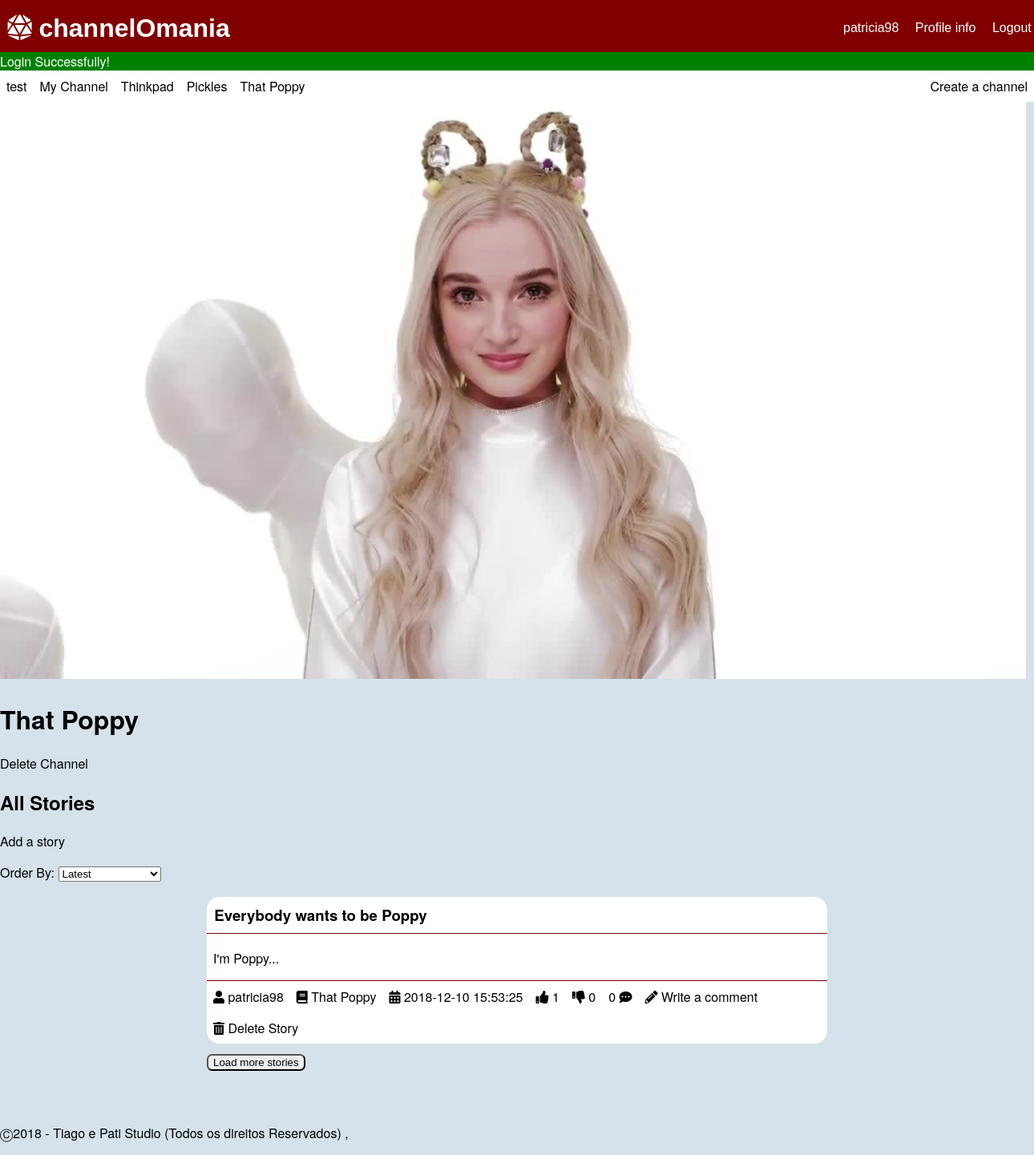
The app's page /pages/channel.php?channelId=5 (signed in) with its own data.
### tables this page shows
CREATE TABLE "channel" (
	"ID"	INTEGER NOT NULL,
	"name"	TEXT NOT NULL,
	"coverImage"	TEXT,
	"author"	INTEGER NOT NULL,
	FOREIGN KEY("author") REFERENCES "user"("ID") ON DELETE Cascade ON UPDATE No Action,
	PRIMARY KEY("ID")
);

CREATE TABLE "story" (
	"storyID"	INTEGER NOT NULL,
	"title"	TEXT NOT NULL,
	"content"	TEXT NOT NULL,
	"upvotes"	INTEGER NOT NULL DEFAULT 0,
	"downvotes"	INTEGER NOT NULL DEFAULT 0,
	"author"	INTEGER NOT NULL,
	"date"	TEXT NOT NULL,
	"channel"	INTEGER NOT NULL,
	"image"	TEXT,
	PRIMARY KEY("storyID"),
	FOREIGN KEY("channel") REFERENCES "channel"("ID") ON DELETE Cascade ON UPDATE No Action,
	FOREIGN KEY("author") REFERENCES "user"("ID") ON DELETE Cascade ON UPDATE No Action
);

CREATE TABLE 'user'
(
	'ID' INTEGER NOT NULL PRIMARY KEY AUTOINCREMENT,
	'username' TEXT NOT NULL,
	'email' TEXT NOT NULL,
	'password' TEXT NOT NULL,
	'birth' TEXT ,
	'profilePic' TEXT,
	CONSTRAINT 'username' UNIQUE ('username')
);

### pages/channel.php (called while the page is built, shortened)
<?php
  include_once('../database/db_list.php');
  include_once('../database/db_user.php');
  include_once('../templates/tpl_common.php');
  include_once('../templates/tpl_channel.php');
  $channel = getStoriesByChannel($_GET['channelId']);
  draw_channel($channel);
?>

### database/db_list.php (called while the page is built, shortened)
<?php
function getStoriesByChannel($channelID,$sort='',$offset=0,$limit=5) {
  switch($sort){
    default:
      $order = 'storyID DESC';
      break;
  }
  $db = Database::instance()->db();
  $stmt = $db->prepare('SELECT *,(SELECT COUNT(*) FROM comment WHERE comment.story == storyID) AS n_comments,channel.name AS channelName FROM story INNER JOIN user ON user.ID == story.author INNER JOIN channel ON channel.ID == story.channel  WHERE story.channel == ? ORDER BY '.$order.' LIMIT ? OFFSET ?');
  $stmt->execute(array($channelID,$limit,$offset));
  return $stmt->fetchAll();
}
function listChannel() {
  $db = Database::instance()->db();
  $stmt = $db->prepare('SELECT * FROM channel');
  $stmt->execute();
  return $stmt->fetchAll();
}
?>

### database/db_user.php (called while the page is built, shortened)
<?php
function getIdFromUsername($username) {
  $db = Database::instance()->db();
  $stmt = $db->prepare('SELECT ID FROM user WHERE username = ?');
  $stmt->execute(array($username));
  return $stmt->fetch()['ID'];
}
 ?>

### templates/tpl_mainpage.php (the view, shortened to what this page needs)
<?php include_once('../templates/tpl_story.php'); ?>
<?php function draw_story_list_item($story) { ?>
  <section id="story_preview">
    <h3><a href = "../pages/story.php?storyId=<?php echo($story['storyID']); ?>" ><?php echo($story['title']); ?></a></h3>
    <p><?php echo(substr($story['content'],0,20)); ?>...</p>
    <?php draw_story_info($story); ?>
  </section>
<?php } ?>
<?php function draw_story_info($story) { ?>
  <ul>
    <li><a href="../pages/profile.php?userId=<?php echo($story['storyAuthor']); ?>"><i class="fas fa-user"></i> <?php echo($story['username']); ?></a></li>
    <li><a href="../pages/channel.php?channelId=<?php echo($story['channel']); ?>"><i class="fas fa-book"></i> <?php echo($story['channelName']); ?></a></li>
    <li><i class="fas fa-calendar-alt"></i> <?php echo($story['date']); ?></li>
    <li class="nUpVote" data-id="<?php echo($story['storyID']); ?>"><i class="fas fa-thumbs-up"></i> <?php echo($story['upvotes']); ?></li>
    <li class="nDownVote" data-id="<?php echo($story['storyID']); ?>"><i class="fas fa-thumbs-down"></i> <?php echo($story['downvotes']); ?></li>
    <li><?php echo($story['n_comments']); ?> <i class="fas fa-comment-dots"></i></li>
    <li><a href="../pages/new_comment.php?storyId=<?php echo($story['storyID']); ?>"><i class="fas fa-pencil-alt"></i> Write a comment</a></li>
    <?php if($story['username'] == $_SESSION['username']) { ?>
      <li><a href="../actions/action_delete_story.php?storyId=<?php echo($story['storyID']); ?>&csrf=<?php echo($_SESSION['csrf']); ?>"><i class="fas fa-trash-alt"></i> Delete Story</a></li>
    <?php } ?>
  </ul>
<?php } ?>

### templates/tpl_channel.php (shortened to what this page needs)
<?php include_once('../templates/tpl_mainpage.php'); ?>
<?php function draw_channel($channel) { ?>
  <div id="list_channels">
    <p><a href = "../pages/new_channel.php" >Create a channel</a></p>
    <?php $channels = listChannel(); ?>
    <ul>
    <?php foreach($channels as $channel_list) { ?>
      <li><a href = "../pages/channel.php?channelId=<?php echo($channel_list['ID']); ?>" ><?php echo($channel_list['name']); ?></a></li>
    <?php } ?>
    </ul>
  </div>
  <img id="cover_image" src="../files/coverImages/<?php if($channels[$_GET['channelId']-1]['coverImage']!="") { echo($channels[$_GET['channelId']-1]['coverImage']); } else {?>default.png<?php } ?>" alt="<?php echo($channels[$_GET['channelId']-1]['name']); ?>'s cover image">
  <h1><?php echo($channels[$_GET['channelId']-1]['name']); ?></h1>
  <?php if($channels[$_GET['channelId']-1]['author'] == getIdFromUsername($_SESSION['username'])) { ?>
    <a href="../actions/action_delete_channel.php?channelId=<?php echo($channels[$_GET['channelId']-1]['ID']); ?>&csrf=<?php echo($_SESSION['csrf']); ?>"> Delete Channel</a>
  <?php } ?>
  <section id="channelStories" data-id="<?php echo $channel[0]['channel'] ?>">
  <h2>All Stories</h2>
  <p><a href = "../pages/new_story.php?channelId=<?php echo($_GET['channelId']); ?>" >Add a story</a></p>
  <?php draw_story_list($channel); ?>
</section>
<?php } ?>

### templates/tpl_story.php (shortened to what this page needs)
<?php include_once('../templates/tpl_mainpage.php'); ?>
<?php include_once('../database/db_list.php'); ?>
<?php function draw_story_list($storyInfo) { ?>
  <p id="order">Order By:
  <select id='orderSelector'>
    <option value="mRecent">Latest</option>
  </select></p>
  <section id="storyList">
  <?php foreach($storyInfo as $story) { ?>
    <?php draw_story_list_item($story); ?>
  <?php } ?>
  </section>
  <button id="btnLoadStories">Load more stories</button>
<?php } ?>

### css/style.css (style rules this page uses)
body { font-family: IBMPlexSans, Helvetica Neue, Segoe UI, Helvetica, Verdana, Arial, sans-serif; background-color: #D5E2EB; margin: 0; }
ul { display: flex; flex-wrap: wrap; flex-direction: row; padding: 0; margin: 0; }
li { text-align: center; list-style-type: none; padding: 0.5em; }
a:link, a:visited { color: black; text-decoration: none; }
#list_channels { background-color: white; position: relative; }
#list_channels p { float: right; margin: 0; }
#list_channels li a, #list_channels p a { padding: 0.5em; display: block; }
#list_channels li, #list_channels p { padding: 0; }
article, #story_preview { background-color: white; width: 60%; margin: auto; border-radius: 1em; }
article header, #story_preview h3 { margin-top: 1em; padding: 0.5em; border-bottom: 1px solid #800000; }
article header a, #story_preview h3 a { font-weight: bold; }
article p, #story_preview p { padding-left: 0.5em; }
article footer, #story_preview ul { padding: 0; border-top: 1px solid #800000; }
#btnLoadComments, #btnLoadStories { margin-top: 1em; margin-left: 20%; border-radius: 0.5em; }

### records on screen
channel: name "test"
channel: name "My Channel"
channel: name "Thinkpad"
channel: name "Pickles"
channel: name "That Poppy", coverImage (picture)
story: title "Everybody wants to be Poppy", content "I'm Poppy", author.username "patricia98", channel.name "That Poppy", date "2018-12-10 15:53:25", upvotes "1", downvotes "0", n_comments "0"

### other values on screen
$_SESSION['username'] "patricia98"
$message['content'] "Login Successfully!"
